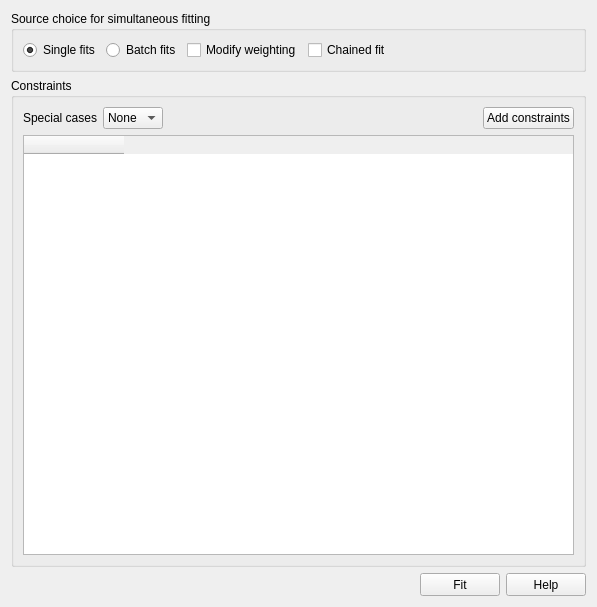
<?xml version="1.0" encoding="UTF-8"?>
<ui version="4.0">
 <class>ConstraintWidgetUI</class>
 <widget class="QWidget" name="ConstraintWidgetUI">
  <property name="geometry">
   <rect>
    <x>0</x>
    <y>0</y>
    <width>597</width>
    <height>607</height>
   </rect>
  </property>
  <property name="windowTitle">
   <string>Constrained and Simultaneous Fit</string>
  </property>
  <layout class="QGridLayout" name="gridLayout_4">
   <item row="0" column="0">
    <widget class="QGroupBox" name="groupBox">
     <property name="title">
      <string>Source choice for simultaneous fitting</string>
     </property>
     <layout class="QGridLayout" name="gridLayout_3">
      <item row="0" column="0">
       <layout class="QGridLayout" name="gridLayout_2">
        <item row="0" column="0">
         <widget class="QRadioButton" name="btnSingle">
          <property name="text">
           <string>Single fits</string>
          </property>
          <property name="checked">
           <bool>true</bool>
          </property>
         </widget>
        </item>
        <item row="0" column="1">
         <widget class="QRadioButton" name="btnBatch">
          <property name="text">
           <string>Batch fits</string>
          </property>
         </widget>
        </item>
        <item row="0" column="2">
         <widget class="QCheckBox" name="chkWeight">
          <property name="text">
           <string>Modify weighting</string>
          </property>
         </widget>
        </item>
        <item row="0" column="3">
         <widget class="QCheckBox" name="chkChain">
          <property name="text">
           <string>Chained fit</string>
          </property>
         </widget>
        </item>
        <item row="0" column="4">
         <spacer name="horizontalSpacer">
          <property name="orientation">
           <enum>Qt::Horizontal</enum>
          </property>
          <property name="sizeHint" stdset="0">
           <size>
            <width>160</width>
            <height>13</height>
           </size>
          </property>
         </spacer>
        </item>
       </layout>
      </item>
      <item row="1" column="0">
       <layout class="QHBoxLayout" name="tblLayout"/>
      </item>
     </layout>
    </widget>
   </item>
   <item row="1" column="0">
    <widget class="QGroupBox" name="groupBox_2">
     <property name="title">
      <string>Constraints</string>
     </property>
     <layout class="QGridLayout" name="gridLayout">
      <item row="0" column="0">
       <layout class="QHBoxLayout" name="horizontalLayout_4">
        <item>
         <layout class="QHBoxLayout" name="horizontalLayout">
          <item>
           <widget class="QLabel" name="label">
            <property name="text">
             <string>Special cases</string>
            </property>
           </widget>
          </item>
          <item>
           <widget class="QComboBox" name="cbCases">
            <item>
             <property name="text">
              <string>None</string>
             </property>
            </item>
           </widget>
          </item>
         </layout>
        </item>
        <item>
         <spacer name="horizontalSpacer_3">
          <property name="orientation">
           <enum>Qt::Horizontal</enum>
          </property>
          <property name="sizeHint" stdset="0">
           <size>
            <width>40</width>
            <height>20</height>
           </size>
          </property>
         </spacer>
        </item>
        <item>
         <widget class="QPushButton" name="cmdAdd">
          <property name="toolTip">
           <string>Define constraints between two fit pages.</string>
          </property>
          <property name="text">
           <string>Add constraints</string>
          </property>
         </widget>
        </item>
       </layout>
      </item>
      <item row="1" column="0">
       <widget class="QTableWidget" name="tblConstraints">
        <property name="sizePolicy">
         <sizepolicy hsizetype="Expanding" vsizetype="Expanding">
          <horstretch>0</horstretch>
          <verstretch>0</verstretch>
         </sizepolicy>
        </property>
        <property name="contextMenuPolicy">
         <enum>Qt::ActionsContextMenu</enum>
        </property>
        <column>
         <property name="text">
          <string/>
         </property>
        </column>
       </widget>
      </item>
     </layout>
    </widget>
   </item>
   <item row="2" column="0">
    <layout class="QHBoxLayout" name="horizontalLayout_3">
     <item>
      <spacer name="horizontalSpacer_2">
       <property name="orientation">
        <enum>Qt::Horizontal</enum>
       </property>
       <property name="sizeHint" stdset="0">
        <size>
         <width>273</width>
         <height>20</height>
        </size>
       </property>
      </spacer>
     </item>
     <item>
      <widget class="QPushButton" name="cmdFit">
       <property name="sizePolicy">
        <sizepolicy hsizetype="Fixed" vsizetype="Fixed">
         <horstretch>0</horstretch>
         <verstretch>0</verstretch>
        </sizepolicy>
       </property>
       <property name="minimumSize">
        <size>
         <width>75</width>
         <height>23</height>
        </size>
       </property>
       <property name="toolTip">
        <string>Perform simultaneous fitting of selected fit pages.</string>
       </property>
       <property name="text">
        <string>Fit</string>
       </property>
      </widget>
     </item>
     <item>
      <widget class="QPushButton" name="cmdHelp">
       <property name="sizePolicy">
        <sizepolicy hsizetype="Fixed" vsizetype="Fixed">
         <horstretch>0</horstretch>
         <verstretch>0</verstretch>
        </sizepolicy>
       </property>
       <property name="minimumSize">
        <size>
         <width>75</width>
         <height>23</height>
        </size>
       </property>
       <property name="toolTip">
        <string>Display help on constrained and simultaneous fitting.</string>
       </property>
       <property name="text">
        <string>Help</string>
       </property>
      </widget>
     </item>
    </layout>
   </item>
  </layout>
 </widget>
 <resources/>
 <connections/>
</ui>
